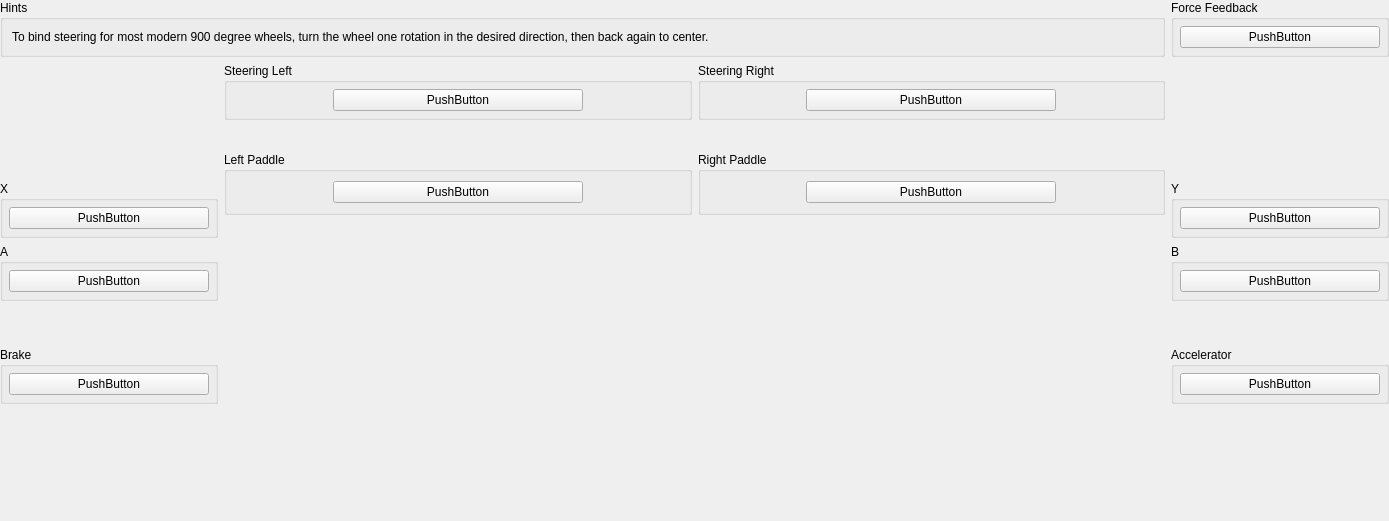
<?xml version="1.0" encoding="UTF-8"?>
<ui version="4.0">
 <class>USBBindingWidget_GTForce</class>
 <widget class="QWidget" name="USBBindingWidget_GTForce">
  <property name="geometry">
   <rect>
    <x>0</x>
    <y>0</y>
    <width>1389</width>
    <height>521</height>
   </rect>
  </property>
  <property name="sizePolicy">
   <sizepolicy hsizetype="MinimumExpanding" vsizetype="Preferred">
    <horstretch>0</horstretch>
    <verstretch>0</verstretch>
   </sizepolicy>
  </property>
  <property name="minimumSize">
   <size>
    <width>1100</width>
    <height>500</height>
   </size>
  </property>
  <layout class="QGridLayout" name="gridLayout">
   <property name="leftMargin">
    <number>0</number>
   </property>
   <property name="topMargin">
    <number>0</number>
   </property>
   <property name="rightMargin">
    <number>0</number>
   </property>
   <property name="bottomMargin">
    <number>0</number>
   </property>
   <item row="0" column="0" colspan="3">
    <layout class="QHBoxLayout" name="horizontalLayout_6" stretch="1,0">
     <item>
      <widget class="QGroupBox" name="groupBox_6">
       <property name="title">
        <string>Hints</string>
       </property>
       <layout class="QHBoxLayout" name="horizontalLayout_5">
        <item>
         <widget class="QLabel" name="label_2">
          <property name="text">
           <string>To bind steering for most modern 900 degree wheels, turn the wheel one rotation in the desired direction, then back again to center.</string>
          </property>
          <property name="wordWrap">
           <bool>true</bool>
          </property>
         </widget>
        </item>
       </layout>
      </widget>
     </item>
     <item>
      <widget class="QGroupBox" name="groupBox_33">
       <property name="title">
        <string>Force Feedback</string>
       </property>
       <layout class="QGridLayout" name="gridLayout_32">
        <property name="leftMargin">
         <number>6</number>
        </property>
        <property name="topMargin">
         <number>6</number>
        </property>
        <property name="rightMargin">
         <number>6</number>
        </property>
        <property name="bottomMargin">
         <number>6</number>
        </property>
        <item row="0" column="0">
         <widget class="InputBindingWidget" name="FFDevice">
          <property name="minimumSize">
           <size>
            <width>200</width>
            <height>0</height>
           </size>
          </property>
          <property name="maximumSize">
           <size>
            <width>200</width>
            <height>16777215</height>
           </size>
          </property>
          <property name="text">
           <string notr="true">PushButton</string>
          </property>
         </widget>
        </item>
       </layout>
      </widget>
     </item>
    </layout>
   </item>
   <item row="1" column="0">
    <layout class="QVBoxLayout" name="verticalLayout_3" stretch="1,0,0,0,0,1">
     <item>
      <spacer name="verticalSpacer_3">
       <property name="orientation">
        <enum>Qt::Orientation::Vertical</enum>
       </property>
       <property name="sizeHint" stdset="0">
        <size>
         <width>20</width>
         <height>40</height>
        </size>
       </property>
      </spacer>
     </item>
     <item>
      <widget class="QGroupBox" name="groupBox_9">
       <property name="title">
        <string>X</string>
       </property>
       <layout class="QGridLayout" name="gridLayout_9">
        <property name="leftMargin">
         <number>6</number>
        </property>
        <property name="topMargin">
         <number>6</number>
        </property>
        <property name="rightMargin">
         <number>6</number>
        </property>
        <property name="bottomMargin">
         <number>6</number>
        </property>
        <item row="0" column="0">
         <widget class="InputBindingWidget" name="X">
          <property name="minimumSize">
           <size>
            <width>200</width>
            <height>0</height>
           </size>
          </property>
          <property name="maximumSize">
           <size>
            <width>200</width>
            <height>16777215</height>
           </size>
          </property>
          <property name="text">
           <string notr="true">PushButton</string>
          </property>
         </widget>
        </item>
       </layout>
      </widget>
     </item>
     <item>
      <widget class="QGroupBox" name="groupBox_7">
       <property name="title">
        <string>A</string>
       </property>
       <layout class="QGridLayout" name="gridLayout_7">
        <property name="leftMargin">
         <number>6</number>
        </property>
        <property name="topMargin">
         <number>6</number>
        </property>
        <property name="rightMargin">
         <number>6</number>
        </property>
        <property name="bottomMargin">
         <number>6</number>
        </property>
        <item row="0" column="0">
         <widget class="InputBindingWidget" name="A">
          <property name="minimumSize">
           <size>
            <width>200</width>
            <height>0</height>
           </size>
          </property>
          <property name="maximumSize">
           <size>
            <width>200</width>
            <height>16777215</height>
           </size>
          </property>
          <property name="text">
           <string notr="true">PushButton</string>
          </property>
         </widget>
        </item>
       </layout>
      </widget>
     </item>
     <item>
      <spacer name="verticalSpacer_2">
       <property name="orientation">
        <enum>Qt::Orientation::Vertical</enum>
       </property>
       <property name="sizeHint" stdset="0">
        <size>
         <width>20</width>
         <height>40</height>
        </size>
       </property>
      </spacer>
     </item>
     <item>
      <widget class="QGroupBox" name="groupBox_29">
       <property name="title">
        <string>Brake</string>
       </property>
       <layout class="QGridLayout" name="gridLayout_30">
        <property name="leftMargin">
         <number>6</number>
        </property>
        <property name="topMargin">
         <number>6</number>
        </property>
        <property name="rightMargin">
         <number>6</number>
        </property>
        <property name="bottomMargin">
         <number>6</number>
        </property>
        <item row="0" column="0">
         <widget class="InputBindingWidget" name="Brake">
          <property name="minimumSize">
           <size>
            <width>200</width>
            <height>0</height>
           </size>
          </property>
          <property name="maximumSize">
           <size>
            <width>200</width>
            <height>16777215</height>
           </size>
          </property>
          <property name="text">
           <string notr="true">PushButton</string>
          </property>
         </widget>
        </item>
       </layout>
      </widget>
     </item>
     <item>
      <spacer name="verticalSpacer_5">
       <property name="orientation">
        <enum>Qt::Orientation::Vertical</enum>
       </property>
       <property name="sizeHint" stdset="0">
        <size>
         <width>20</width>
         <height>40</height>
        </size>
       </property>
      </spacer>
     </item>
    </layout>
   </item>
   <item row="1" column="1">
    <layout class="QVBoxLayout" name="verticalLayout_2">
     <item>
      <layout class="QHBoxLayout" name="horizontalLayout_2">
       <item>
        <widget class="QGroupBox" name="groupBox_21">
         <property name="title">
          <string>Steering Left</string>
         </property>
         <layout class="QGridLayout" name="gridLayout_21">
          <property name="leftMargin">
           <number>6</number>
          </property>
          <property name="topMargin">
           <number>6</number>
          </property>
          <property name="rightMargin">
           <number>6</number>
          </property>
          <property name="bottomMargin">
           <number>6</number>
          </property>
          <item row="0" column="0">
           <widget class="InputBindingWidget" name="SteeringLeft">
            <property name="sizePolicy">
             <sizepolicy hsizetype="Expanding" vsizetype="Fixed">
              <horstretch>0</horstretch>
              <verstretch>0</verstretch>
             </sizepolicy>
            </property>
            <property name="maximumSize">
             <size>
              <width>250</width>
              <height>16777215</height>
             </size>
            </property>
            <property name="text">
             <string notr="true">PushButton</string>
            </property>
           </widget>
          </item>
         </layout>
        </widget>
       </item>
       <item>
        <widget class="QGroupBox" name="groupBox_24">
         <property name="title">
          <string>Steering Right</string>
         </property>
         <layout class="QGridLayout" name="gridLayout_24">
          <property name="leftMargin">
           <number>6</number>
          </property>
          <property name="topMargin">
           <number>6</number>
          </property>
          <property name="rightMargin">
           <number>6</number>
          </property>
          <property name="bottomMargin">
           <number>6</number>
          </property>
          <item row="0" column="0">
           <widget class="InputBindingWidget" name="SteeringRight">
            <property name="sizePolicy">
             <sizepolicy hsizetype="Expanding" vsizetype="Fixed">
              <horstretch>0</horstretch>
              <verstretch>0</verstretch>
             </sizepolicy>
            </property>
            <property name="maximumSize">
             <size>
              <width>250</width>
              <height>16777215</height>
             </size>
            </property>
            <property name="text">
             <string notr="true">PushButton</string>
            </property>
           </widget>
          </item>
         </layout>
        </widget>
       </item>
      </layout>
     </item>
     <item>
      <layout class="QHBoxLayout" name="horizontalLayout_4">
       <item>
        <spacer name="horizontalSpacer">
         <property name="orientation">
          <enum>Qt::Orientation::Horizontal</enum>
         </property>
         <property name="sizeHint" stdset="0">
          <size>
           <width>40</width>
           <height>20</height>
          </size>
         </property>
        </spacer>
       </item>
       <item>
        <widget class="QLabel" name="label">
         <property name="sizePolicy">
          <sizepolicy hsizetype="Fixed" vsizetype="Fixed">
           <horstretch>0</horstretch>
           <verstretch>0</verstretch>
          </sizepolicy>
         </property>
         <property name="maximumSize">
          <size>
           <width>400</width>
           <height>266</height>
          </size>
         </property>
         <property name="text">
          <string/>
         </property>
         <property name="pixmap">
          <pixmap resource="../resources/resources.qrc">:/images/GT_Force.svg</pixmap>
         </property>
         <property name="scaledContents">
          <bool>true</bool>
         </property>
        </widget>
       </item>
       <item>
        <spacer name="horizontalSpacer_2">
         <property name="orientation">
          <enum>Qt::Orientation::Horizontal</enum>
         </property>
         <property name="sizeHint" stdset="0">
          <size>
           <width>40</width>
           <height>20</height>
          </size>
         </property>
        </spacer>
       </item>
      </layout>
     </item>
     <item>
      <layout class="QHBoxLayout" name="horizontalLayout">
       <item>
        <widget class="QGroupBox" name="groupBox_34">
         <property name="title">
          <string>Left Paddle</string>
         </property>
         <layout class="QGridLayout" name="gridLayout_34">
          <item row="0" column="0">
           <widget class="InputBindingWidget" name="MenuDown">
            <property name="sizePolicy">
             <sizepolicy hsizetype="Expanding" vsizetype="Fixed">
              <horstretch>0</horstretch>
              <verstretch>0</verstretch>
             </sizepolicy>
            </property>
            <property name="minimumSize">
             <size>
              <width>0</width>
              <height>0</height>
             </size>
            </property>
            <property name="maximumSize">
             <size>
              <width>250</width>
              <height>16777215</height>
             </size>
            </property>
            <property name="text">
             <string notr="true">PushButton</string>
            </property>
           </widget>
          </item>
         </layout>
        </widget>
       </item>
       <item>
        <widget class="QGroupBox" name="groupBox_22">
         <property name="minimumSize">
          <size>
           <width>200</width>
           <height>0</height>
          </size>
         </property>
         <property name="title">
          <string>Right Paddle</string>
         </property>
         <layout class="QGridLayout" name="gridLayout_22">
          <property name="leftMargin">
           <number>6</number>
          </property>
          <property name="topMargin">
           <number>6</number>
          </property>
          <property name="rightMargin">
           <number>6</number>
          </property>
          <property name="bottomMargin">
           <number>6</number>
          </property>
          <item row="0" column="0">
           <widget class="InputBindingWidget" name="MenuUp">
            <property name="sizePolicy">
             <sizepolicy hsizetype="Expanding" vsizetype="Fixed">
              <horstretch>0</horstretch>
              <verstretch>0</verstretch>
             </sizepolicy>
            </property>
            <property name="maximumSize">
             <size>
              <width>250</width>
              <height>16777215</height>
             </size>
            </property>
            <property name="text">
             <string notr="true">PushButton</string>
            </property>
           </widget>
          </item>
         </layout>
        </widget>
       </item>
      </layout>
     </item>
     <item>
      <spacer name="verticalSpacer">
       <property name="orientation">
        <enum>Qt::Orientation::Vertical</enum>
       </property>
       <property name="sizeHint" stdset="0">
        <size>
         <width>20</width>
         <height>40</height>
        </size>
       </property>
      </spacer>
     </item>
    </layout>
   </item>
   <item row="1" column="2">
    <layout class="QVBoxLayout" name="verticalLayout" stretch="1,0,0,0,0,1">
     <item>
      <spacer name="verticalSpacer_6">
       <property name="orientation">
        <enum>Qt::Orientation::Vertical</enum>
       </property>
       <property name="sizeHint" stdset="0">
        <size>
         <width>20</width>
         <height>40</height>
        </size>
       </property>
      </spacer>
     </item>
     <item>
      <widget class="QGroupBox" name="groupBox_28">
       <property name="title">
        <string>Y</string>
       </property>
       <layout class="QGridLayout" name="gridLayout_29">
        <property name="leftMargin">
         <number>6</number>
        </property>
        <property name="topMargin">
         <number>6</number>
        </property>
        <property name="rightMargin">
         <number>6</number>
        </property>
        <property name="bottomMargin">
         <number>6</number>
        </property>
        <item row="0" column="0">
         <widget class="InputBindingWidget" name="Y">
          <property name="minimumSize">
           <size>
            <width>200</width>
            <height>0</height>
           </size>
          </property>
          <property name="maximumSize">
           <size>
            <width>200</width>
            <height>16777215</height>
           </size>
          </property>
          <property name="text">
           <string notr="true">PushButton</string>
          </property>
         </widget>
        </item>
       </layout>
      </widget>
     </item>
     <item>
      <widget class="QGroupBox" name="groupBox_27">
       <property name="title">
        <string>B</string>
       </property>
       <layout class="QGridLayout" name="gridLayout_28">
        <property name="leftMargin">
         <number>6</number>
        </property>
        <property name="topMargin">
         <number>6</number>
        </property>
        <property name="rightMargin">
         <number>6</number>
        </property>
        <property name="bottomMargin">
         <number>6</number>
        </property>
        <item row="0" column="0">
         <widget class="InputBindingWidget" name="B">
          <property name="minimumSize">
           <size>
            <width>200</width>
            <height>0</height>
           </size>
          </property>
          <property name="maximumSize">
           <size>
            <width>200</width>
            <height>16777215</height>
           </size>
          </property>
          <property name="text">
           <string notr="true">PushButton</string>
          </property>
         </widget>
        </item>
       </layout>
      </widget>
     </item>
     <item>
      <spacer name="verticalSpacer_7">
       <property name="orientation">
        <enum>Qt::Orientation::Vertical</enum>
       </property>
       <property name="sizeHint" stdset="0">
        <size>
         <width>20</width>
         <height>40</height>
        </size>
       </property>
      </spacer>
     </item>
     <item>
      <widget class="QGroupBox" name="groupBox_32">
       <property name="title">
        <string>Accelerator</string>
       </property>
       <layout class="QGridLayout" name="gridLayout_31">
        <property name="leftMargin">
         <number>6</number>
        </property>
        <property name="topMargin">
         <number>6</number>
        </property>
        <property name="rightMargin">
         <number>6</number>
        </property>
        <property name="bottomMargin">
         <number>6</number>
        </property>
        <item row="0" column="0">
         <widget class="InputBindingWidget" name="Throttle">
          <property name="minimumSize">
           <size>
            <width>200</width>
            <height>0</height>
           </size>
          </property>
          <property name="maximumSize">
           <size>
            <width>200</width>
            <height>16777215</height>
           </size>
          </property>
          <property name="text">
           <string notr="true">PushButton</string>
          </property>
         </widget>
        </item>
       </layout>
      </widget>
     </item>
     <item>
      <spacer name="verticalSpacer_4">
       <property name="orientation">
        <enum>Qt::Orientation::Vertical</enum>
       </property>
       <property name="sizeHint" stdset="0">
        <size>
         <width>20</width>
         <height>40</height>
        </size>
       </property>
      </spacer>
     </item>
    </layout>
   </item>
  </layout>
 </widget>
 <customwidgets>
  <customwidget>
   <class>InputBindingWidget</class>
   <extends>QPushButton</extends>
   <header>Settings/InputBindingWidget.h</header>
  </customwidget>
 </customwidgets>
 <tabstops>
  <tabstop>SteeringLeft</tabstop>
  <tabstop>SteeringRight</tabstop>
  <tabstop>Brake</tabstop>
  <tabstop>Throttle</tabstop>
  <tabstop>MenuDown</tabstop>
  <tabstop>MenuUp</tabstop>
  <tabstop>X</tabstop>
  <tabstop>A</tabstop>
  <tabstop>Y</tabstop>
  <tabstop>B</tabstop>
  <tabstop>FFDevice</tabstop>
 </tabstops>
 <resources>
  <include location="../resources/resources.qrc"/>
 </resources>
 <connections/>
</ui>
